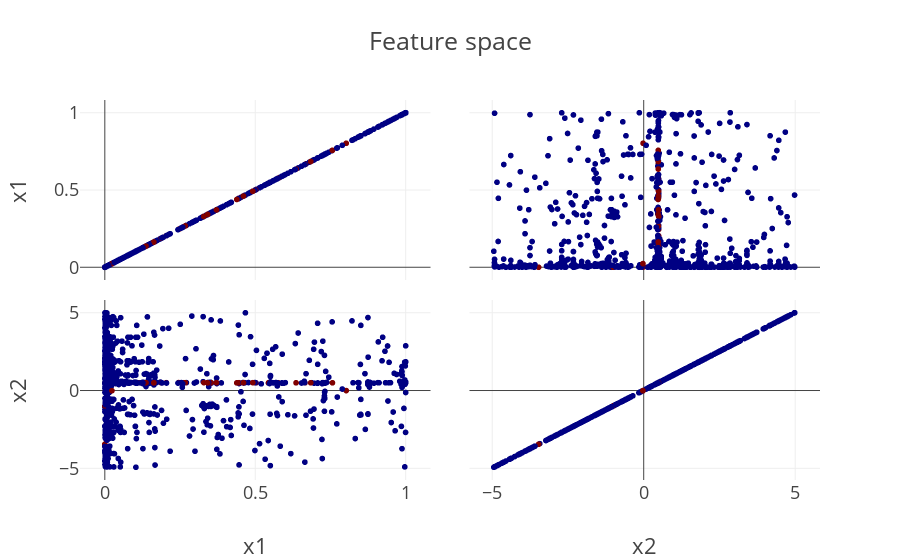

Source (notebook cell):
### Code cell
ndf, dl, dc, ndr = pg.fast_non_dominated_sorting(df[['f1','f2']].values)
X_ndf = df[['x1','x2']].copy()
X_ndf['ndf'] = 0
X_ndf.loc[ndf[0],['ndf']] = 1
px.scatter_matrix(X_ndf, template="presentation" , dimensions=['x1', 'x2'], color='ndf', color_continuous_scale='Jet', title="Feature space").update_layout(coloraxis_showscale=False)

### Figure 1 — Plotly figure (JSON) as saved in the notebook; plotly's stock layout.template omitted (floating-point values rounded to 4 significant figures; data arrays with more than 128 entries replaced by an {"elided": "..."} marker saying what was removed)
{"data": [{"dimensions": [{"axis": {"matches": true}, "label": "x1", "values": {"elided": "1000 float values"}}, {"axis": {"matches": true}, "label": "x2", "values": {"elided": "1000 float values"}}], "hoverlabel": {"namelength": 0}, "hovertemplate": "%{xaxis.title.text}=%{x}<br>%{yaxis.title.text}=%{y}<br>ndf=%{marker.color}", "legendgroup": "", "marker": {"color": {"elided": "1000 int values"}, "coloraxis": "coloraxis", "symbol": "circle"}, "name": "", "showlegend": false, "type": "splom"}], "layout": {"autosize": true, "coloraxis": {"colorbar": {"title": {"text": "ndf"}}, "colorscale": [[0, "rgb(0,0,131)"], [0.2, "rgb(0,60,170)"], [0.4, "rgb(5,255,255)"], [0.6, "rgb(255,255,0)"], [0.8, "rgb(250,0,0)"], [1, "rgb(128,0,0)"]], "showscale": false}, "dragmode": "select", "legend": {"tracegroupgap": 0}, "title": {"text": "Feature space"}, "xaxis": {"autorange": true, "range": [-0.07982, 1.08], "type": "linear"}, "xaxis2": {"autorange": true, "range": [-5.725, 5.793], "type": "linear"}, "yaxis": {"autorange": true, "range": [-0.07982, 1.08], "type": "linear"}, "yaxis2": {"autorange": true, "range": [-5.725, 5.793], "type": "linear"}}}
